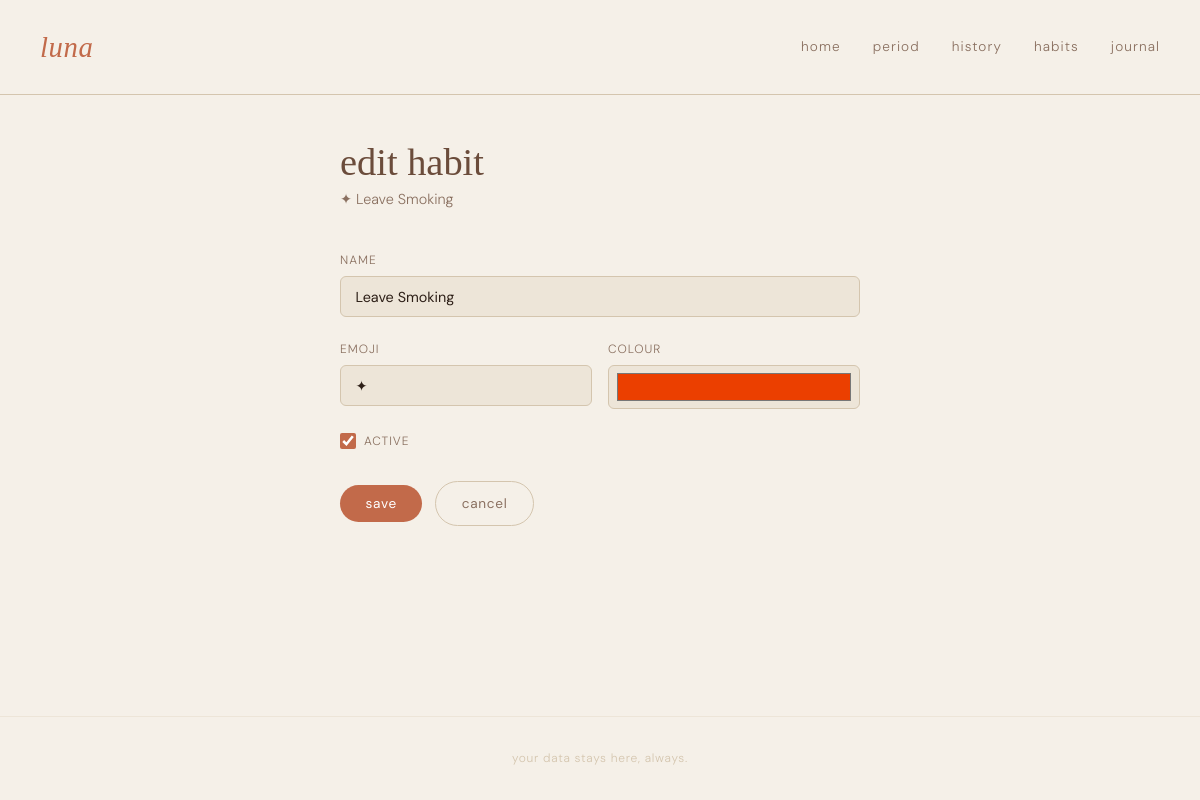
The page /habits/edit/1/ on the database its author committed.
### habits/models.py (models this page shows, shortened)
class Habit(models.Model):
    name       = models.CharField(max_length=100)
    emoji      = models.CharField(max_length=10, default='✦')
    color      = models.CharField(max_length=7, default='#c26a4a')
    is_active  = models.BooleanField(default=True)
    created_at = models.DateTimeField(auto_now_add=True)
    class Meta:
        ordering = ['created_at']

### habits/views.py (the view, shortened to what this page needs)
# urls.py: path('edit/<int:pk>/',          views.edit_habit,    name='edit_habit'),
def edit_habit(request, pk):
    habit = get_object_or_404(Habit, pk=pk)
    return render(request, 'habits/edit_habit.html', {'habit': habit})

### habits/templates/habits/edit_habit.html (shortened to what this page needs)
{% extends 'tracker/base.html' %}
{% block content %}
<div class="form-page">
  <div class="form-header">
    <h1 class="form-title">edit habit</h1>
    <p class="form-subtitle">{{ habit.emoji }} {{ habit.name }}</p>
  </div>
  <form method="post" class="entry-form">
    <div class="form-group">
      <label class="form-label">name</label>
      <input type="text" name="name" class="field-input" value="{{ habit.name }}" required>
    </div>
    <div class="form-row">
      <div class="form-group">
        <label class="form-label">emoji</label>
        <input type="text" name="emoji" class="field-input" value="{{ habit.emoji }}" maxlength="4">
      </div>
      <div class="form-group">
        <label class="form-label">colour</label>
        <input type="color" name="color" class="field-input" value="{{ habit.color }}" style="height:44px;padding:.2rem .4rem;">
      </div>
    </div>
    <div class="form-group form-group--inline">
      <label class="form-label form-label--check">
        <input type="checkbox" name="is_active" class="field-check" {% if habit.is_active %}checked{% endif %}>
        <span>active</span>
      </label>
    </div>
    <div class="form-actions">
      <button type="submit" class="btn btn--primary">save</button>
      <a href="{% url 'manage_habits' %}" class="btn btn--ghost">cancel</a>
    </div>
  </form>
</div>
{% endblock %}

### tracker/static/tracker/css/style.css (style rules this page uses)
:root { --cream: #f5f0e8; --parchment: #ede5d8; --sand: #d4c5ae; --terra: #c26a4a; --terra-dk: #a3563b; --terra-lt: #e8957a; --bark: #6b4c3b; --ink: #2d1f17; --muted: #8a7060; --font-display: 'Cormorant Garamond', Georgia, serif; --font-body: 'DM Sans', system-ui, sans-serif; --radius: 10px; --radius-sm: 6px; --shadow: 0 2px 12px rgba(45,31,23,.08); --shadow-md: 0 4px 24px rgba(45,31,23,.12); }
*, *::before, *::after { box-sizing: border-box; margin: 0; padding: 0; }
html { font-size: 16px; }
body { background: var(--cream); color: var(--ink); font-family: var(--font-body); font-weight: 300; line-height: 1.6; min-height: 100vh; display: flex; flex-direction: column; }
a { color: inherit; text-decoration: none; }
.btn { display: inline-block; padding: .65rem 1.6rem; border-radius: 100px; font-family: var(--font-body); font-size: .85rem; letter-spacing: .05em; cursor: pointer; border: none; transition: all .2s; font-weight: 400; }
.btn--primary { background: var(--terra); color: #fff; }
.btn--ghost { background: transparent; color: var(--muted); border: 1px solid var(--sand); }
.form-page { max-width: 520px; margin: 0 auto; }
.form-header { margin-bottom: 2.5rem; }
.form-title { font-family: var(--font-display); font-size: 2.4rem; font-weight: 400; color: var(--bark); line-height: 1; }
.form-subtitle { color: var(--muted); font-size: .9rem; margin-top: .4rem; }
.entry-form { display: flex; flex-direction: column; gap: 1.4rem; }
.form-row { display: grid; grid-template-columns: 1fr 1fr; gap: 1rem; }
.form-group { display: flex; flex-direction: column; gap: .4rem; }
.form-group--inline { flex-direction: row; align-items: center; }
.form-label { font-size: .75rem; letter-spacing: .08em; text-transform: uppercase; color: var(--muted); }
.form-label--check { display: flex; align-items: center; gap: .5rem; cursor: pointer; }
.field-input { background: var(--parchment); border: 1.5px solid var(--sand); border-radius: var(--radius-sm); padding: .65rem .9rem; font-family: var(--font-body); font-size: .9rem; color: var(--ink); outline: none; transition: border-color .2s; width: 100%; }
.field-check { accent-color: var(--terra); width: 16px; height: 16px; cursor: pointer; }
.form-actions { display: flex; align-items: center; gap: .8rem; flex-wrap: wrap; padding-top: .5rem; }

### rows shown on the page
Habit: emoji "✦", name "Leave Smoking", color "#eb3f00", is_active "☑"
